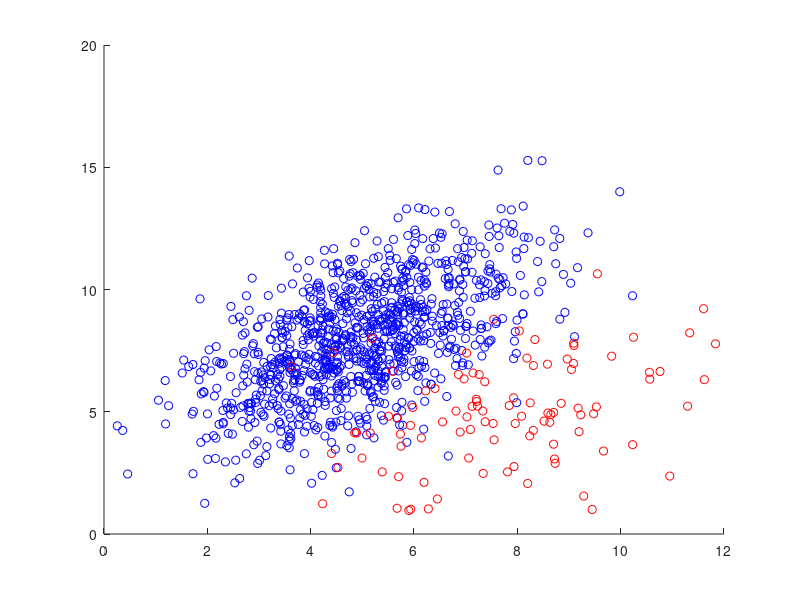
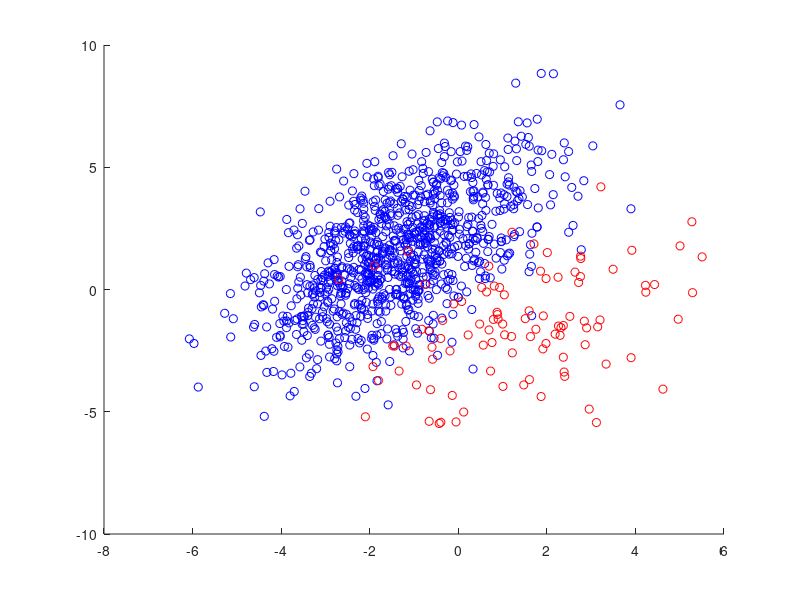

Here is the MATLAB script that generated these plots, in order: (Note: this script raises an error after producing the figures.)
% Fisher's Linear Discriminant Tutorial:
% This tutorial follows Bishop's exposition in Pattern Recognition and
% Machine Learning (Sect. 4.1.4).
% 
% Created by SML Juin 2019

%% Create a 2D example dataset:

% Define sampling distributions:
N1 = 1000; % number of observations of Class 1
N2 = 100; % number of observations of Class 2
mu1 = [5, 8]; % mean of Class 1
mu2 = [8, 5]; % mean of Class 2
sigma1 = [2.5 2; 2 5]; % covariance matrix for Class 1
sigma2 = [2.5 1.5; 1.5 5]; % covariance matrix for Class 2

% Draw samples:
C1 = mvnrnd(mu1,sigma1,N1); % Class 1 samples
C2 = mvnrnd(mu2,sigma2,N2); % Class 2 samples

% Visualise simulation:
figure; hold on
plot(C1(:,1),C1(:,2),'bo')
plot(C2(:,1),C2(:,2),'ro')

%% Manually perform FLD:

% solution: v = C^{-1} (mu_A - mu_B), where C = C_A + C_B

% Get sample mean and variance:
muEst1 = mean(C1); % Estimated Class 1 mean
muEst2 = mean(C2); % Estimated Class 2 mean
CovEst1 = cov(C1); % Estimated covariance of Class 1
CovEst2 = cov(C2); % Estimated covariance of Class 2
SumCov = CovEst1 + CovEst2; % C term

% mean subtract data:
muMidpt = (muEst2 + muEst1)/2;
C1 = C1 - muMidpt;
C2 = C2 - muMidpt;
muEst1 = mean(C1); % Update Class 1 mean
muEst2 = mean(C2); % Update Class 2 mean

% Compute discriminant:
v = inv(SumCov) * (muEst2 - muEst1)'; % Discriminant coefficients
v = v'; 

% Visualise fit:
figure; hold on
plot(C1(:,1),C1(:,2),'bo')
plot(C2(:,1),C2(:,2),'ro')
f = @(x1,x2) v(1)*x1 + v(2)*x2; % Linear discriminant function
h2 = fimplicit(f,[-10 10 -10 10]);

% Visualise separation:
proj1 = v * C1';
proj2 = v * C2';
if length(proj1) > length(proj2)
    proj2(end+1:length(proj1)) = nan;
elseif length(proj1) < length(proj2)
    proj1(end+1:length(proj2)) = nan;
end
figure; hist([proj1' proj2'])

% Categorise new samples:
newC1 = mvnrnd(mu1,sigma1);
newC2 = mvnrnd(mu2,sigma2);
projNew1 = v * newC1';
projNew2 = v * newC2';
% k = v * muEst2' + v * muEst1';

%% Check fit with Matlab function for FLD analysis:

meas = [C1; C2]; % combine measurements
class = [ones([N1,1]); 2*ones([N2,1])]; % class info
MdlLinear = fitcdiscr(meas,class); % fit FLD
D1 = meas(:,1); % get 1st dimension values
D2 = meas(:,2); % get 2nd dimension values
K = MdlLinear.Coeffs(1,2).Const; % Constant for discriminant line
L = MdlLinear.Coeffs(1,2).Linear; % ??? for discriminant line
f = @(x1,x2) K + L(1)*x1 + L(2)*x2; % Linear discriminant function

% Visualise:
figure; hold on
h1 = gscatter(D1,D2,class,'br','ov',[],'off');
h2 = fimplicit(f,[-2 14 -2 14]);
legend('Class 1','Class 2','FLD','NewSample','Location','best')

% Get new Class 2 sample and classify:
newSample = mvnrnd(mu2,sigma2,1);
plot(newSample(1),newSample(2),'go')
pred = predict(MdlLinear,newSample);
disp(['The new sample was categorised as Class ' num2str(pred)])